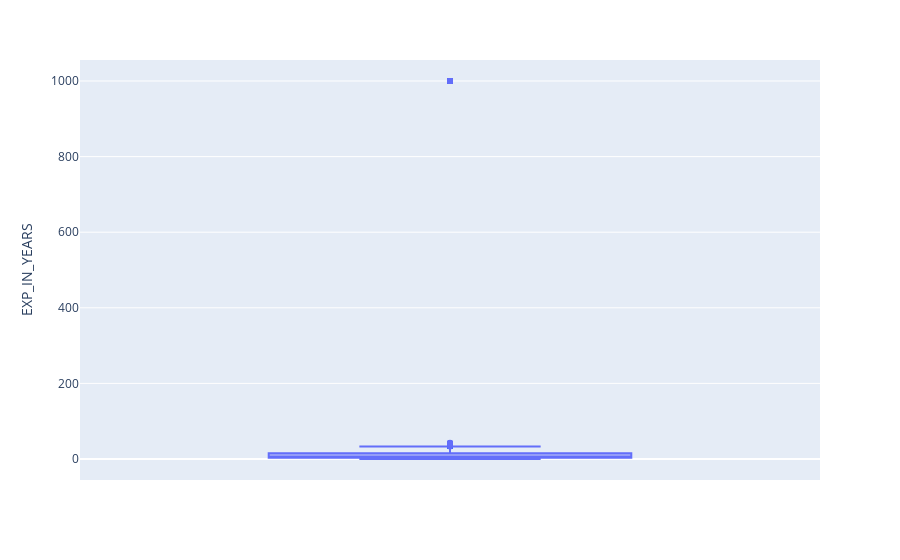

Notebook code for this chart:
### Code cell
#EXP IN YEARS 1000? but mean is also irrational
import plotly.express as px
df['EXP_IN_YEARS'].describe()
fig = px.box(df, y=("EXP_IN_YEARS"))
fig.show()

### Figure 1 — Plotly figure (JSON) as saved in the notebook; plotly's stock layout.template omitted (floating-point values rounded to 4 significant figures; data arrays with more than 128 entries replaced by an {"elided": "..."} marker saying what was removed)
{"data": [{"alignmentgroup": "True", "hovertemplate": "EXP_IN_YEARS=%{y}<extra></extra>", "legendgroup": "", "marker": {"color": "#636efa"}, "name": "", "notched": false, "offsetgroup": "", "orientation": "v", "showlegend": false, "type": "box", "x0": " ", "xaxis": "x", "y": {"elided": "36457 int values"}, "y0": " ", "yaxis": "y"}], "layout": {"boxmode": "group", "legend": {"tracegroupgap": 0}, "margin": {"t": 60}, "xaxis": {"anchor": "y", "domain": [0, 1]}, "yaxis": {"anchor": "x", "domain": [0, 1], "title": {"text": "EXP_IN_YEARS"}}}}
